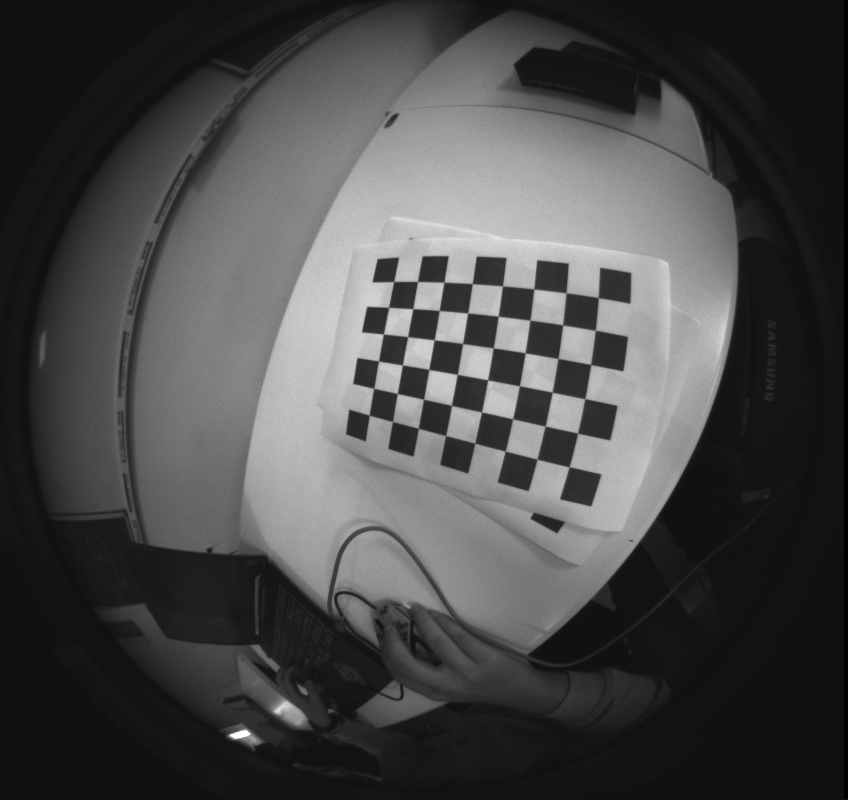
#> input picture tuan8/img/im10_Fisheye.png, 848 x 800 px; its folder holds 5 pictures in this run
$ python fisheye.py   (older library calls are emulated)
#> lines starting #> are read from the running program, lines starting #| are printed output that depends on the picture
import numpy as np
import cv2
import glob

# Define the chess board rows and columns
CHECKERBOARD = (6,8)
subpix_criteria = (cv2.TERM_CRITERIA_EPS + cv2.TERM_CRITERIA_MAX_ITER, 30, 0.1)
calibration_flags = cv2.fisheye.CALIB_RECOMPUTE_EXTRINSIC + cv2.fisheye.CALIB_CHECK_COND + cv2.fisheye.CALIB_FIX_SKEW
objp = np.zeros((1, CHECKERBOARD[0]*CHECKERBOARD[1], 3), np.float32)
objp[0,:,:2] = np.mgrid[0:CHECKERBOARD[0], 0:CHECKERBOARD[1]].T.reshape(-1, 2)

objpoints = [] # 3d point in real world space
imgpoints = [] # 2d points in image plane.
counter = 0
for path in glob.glob('img/*.png'):
    # Load the image and convert it to gray scale
    img = cv2.imread(path)
#> img is the input picture: shape (800, 848, 3); min 0, max 255, mean 73.5
    gray = cv2.cvtColor(img, cv2.COLOR_BGR2GRAY)

    # Find the chess board corners
    ret, corners = cv2.findChessboardCorners(gray, CHECKERBOARD, cv2.CALIB_CB_ADAPTIVE_THRESH+cv2.CALIB_CB_FAST_CHECK+cv2.CALIB_CB_NORMALIZE_IMAGE)
#> ret = True; corners = 48 rows, first 8: [369.2, 415], [373.6, 388.3], [378.5, 361.1], [383.4, 334.1], [388.6, 307.4], [393.7, 281.5], [392.4, 421.5], [397.4, 393.5]
    # Make sure the chess board pattern was found in the image
    if ret:
        objpoints.append(objp)
        cv2.cornerSubPix(gray,corners,(3,3),(-1,-1),subpix_criteria)
        imgpoints.append(corners)
        #cv2.drawChessboardCorners(img, (rows, cols), corners, ret)
    print(str(path))
    counter+=1

N_img = 20
#> N_img = 20
K = np.zeros((3, 3))
D = np.zeros((4, 1))
rvecs = [np.zeros((1, 1, 3), dtype=np.float64) for i in range(N_img)]
tvecs = [np.zeros((1, 1, 3), dtype=np.float64) for i in range(N_img)]
rms, _, _, _, _ = cv2.fisheye.calibrate(
    objpoints,
    imgpoints,
    gray.shape[::-1],
    K,
    D,
    rvecs,
    tvecs,
    calibration_flags,
    (cv2.TERM_CRITERIA_EPS+cv2.TERM_CRITERIA_MAX_ITER, 30, 1e-6))

img =cv2.imread("img/x1_Fisheye_Fisheye.png")
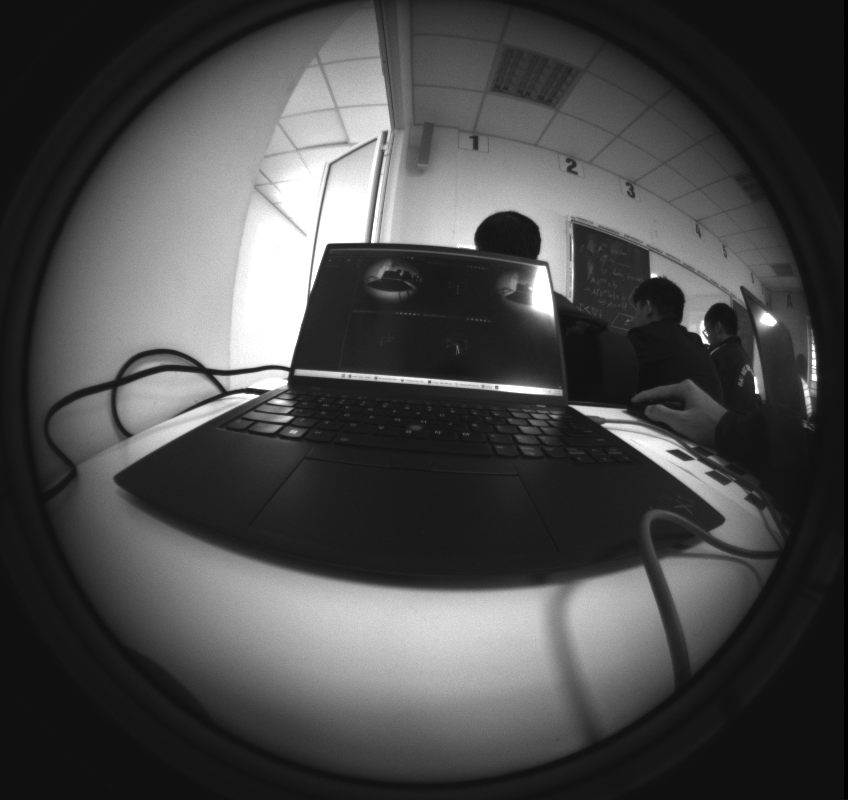
#> input picture tuan8/img/x1_Fisheye_Fisheye.png, 848 x 800 px
#> img is the input picture: shape (800, 848, 3); min 0, max 255, mean 74.3
H, W = img.shape[:2]
#> H = 800; W = 848
map1, map2 = cv2.fisheye.initUndistortRectifyMap(K, D, np.eye(3), K, (W,H), cv2.CV_16SC2)
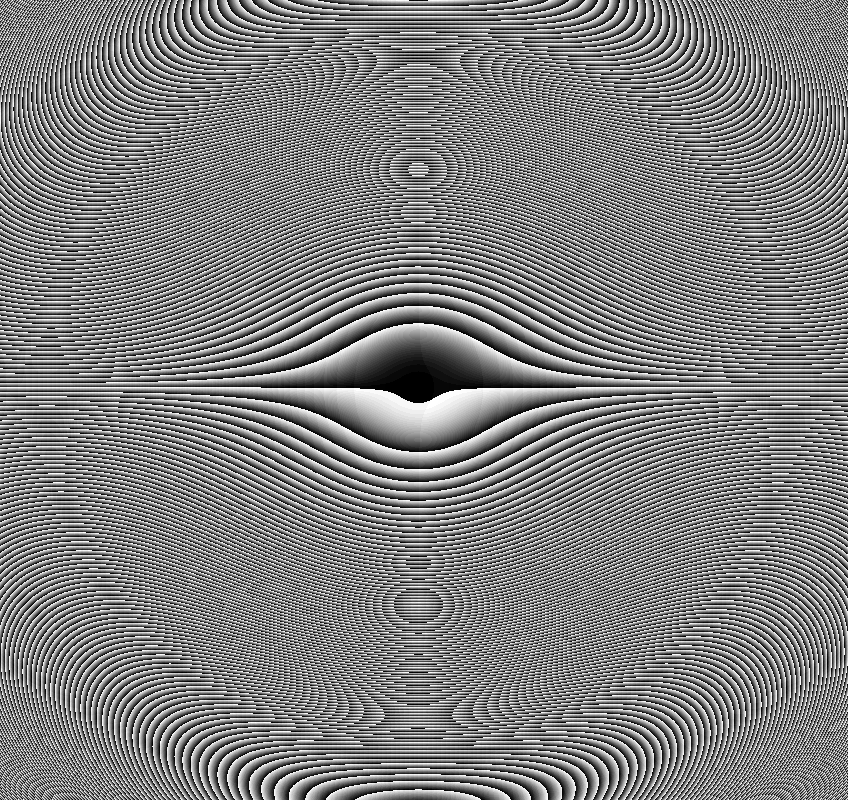
#> map2: shape (800, 848) uint16; min 0, max 1023, mean 510.6; drawn with min black and max white
undistorted_img = cv2.remap(img, map1, map2, interpolation=cv2.INTER_LINEAR, borderMode=cv2.BORDER_CONSTANT)
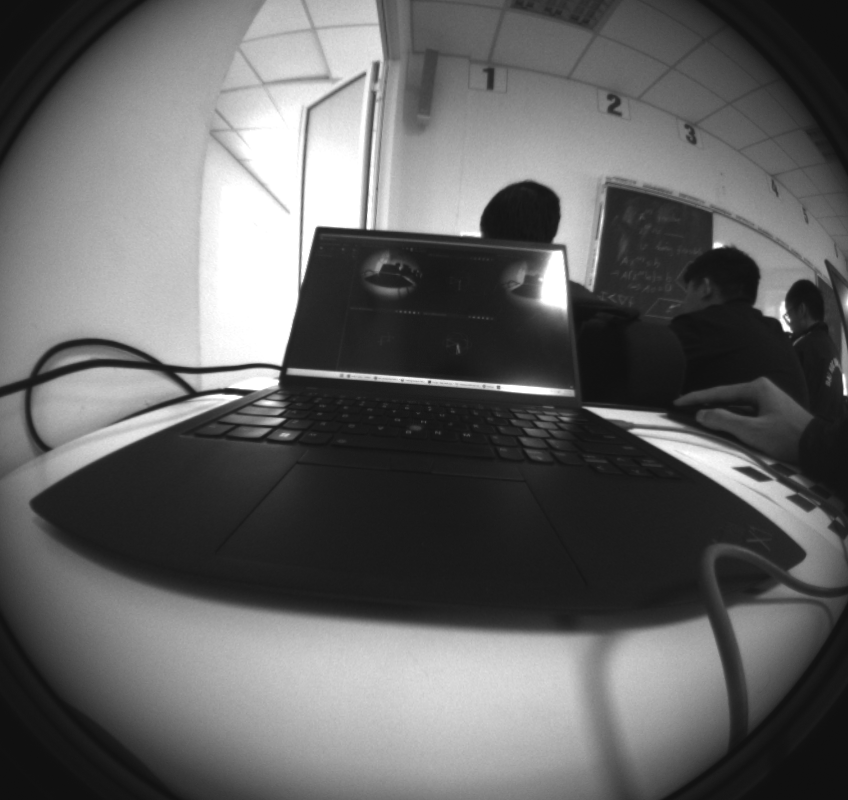
#> undistorted_img: shape (800, 848, 3); min 14, max 255, mean 99.9

cv2.imwrite('kq_1.png', undistorted_img)

print("RMS Error:", rms)
print("Intrinsic Matrix K:\n", K)
print("Distortion Coefficients D:\n", D)
